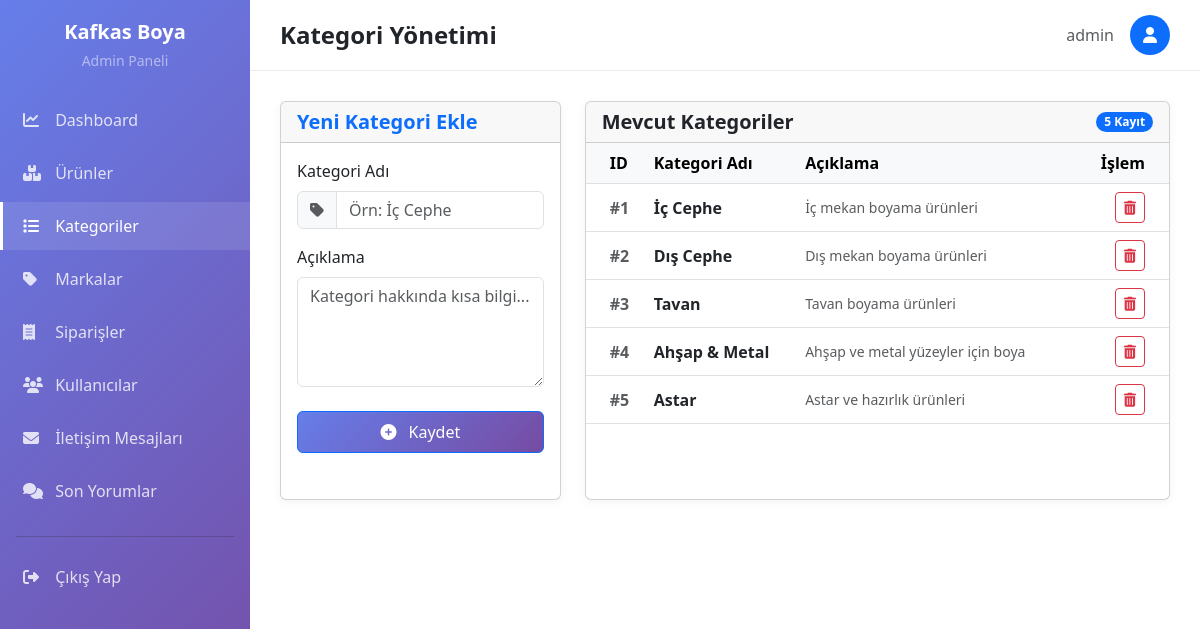
Screenshot of /admin/categories.php (signed in) with the database file from the repository.
### tables this page shows
CREATE TABLE `categories` (
  `id` int(11) NOT NULL,
  `name` varchar(100) NOT NULL,
  `description` text DEFAULT NULL,
  `created_at` timestamp NOT NULL DEFAULT current_timestamp(),
  `updated_at` timestamp NOT NULL DEFAULT current_timestamp() ON UPDATE current_timestamp()
);

### admin/categories.php (the view, shortened to what this page needs)
<?php
require_once __DIR__ . '/../includes/session.php';
$categories = $conn->query("SELECT * FROM categories ORDER BY id ASC");
?>
<!DOCTYPE html>
<html lang="tr">
<head>
    <link href="https://cdn.jsdelivr.net/npm/bootstrap@5.3.0/dist/css/bootstrap.min.css" rel="stylesheet">
    <link rel="stylesheet" href="https://cdnjs.cloudflare.com/ajax/libs/font-awesome/6.4.0/css/all.min.css">
</head>
<body>
<?php include 'admin-assets/sidebar.php'; ?>
    <div class="top-navbar">
        <h4 class="mb-0 fw-bold">Kategori Yönetimi</h4>
        <div class="d-flex align-items-center gap-3">
            <span class="text-muted"><?php echo htmlspecialchars($_SESSION['username']); ?></span>
            <div class="bg-primary text-white rounded-circle d-flex align-items-center justify-content-center" style="width: 40px; height: 40px;">
                <i class="fas fa-user"></i>
            </div>
        </div>
    </div>
    <div class="main-content">
        <div class="row g-4">
            <div class="col-md-4">
                <div class="card h-100">
                    <div class="card-header">
                        <h5 class="fw-bold mb-0 text-primary">Yeni Kategori Ekle</h5>
                    </div>
                    <div class="card-body">
                        <form method="POST">
                            <div class="mb-3">
                                <label class="form-label fw-medium">Kategori Adı</label>
                                <div class="input-group">
                                    <span class="input-group-text bg-light"><i class="fas fa-tag text-muted"></i></span>
                                    <input type="text" name="name" class="form-control" required placeholder="Örn: İç Cephe">
                                </div>
                            </div>
                            <div class="mb-4">
                                <label class="form-label fw-medium">Açıklama</label>
                                <textarea name="description" class="form-control" rows="4" placeholder="Kategori hakkında kısa bilgi..."></textarea>
                            </div>
                            <button type="submit" name="add_category" class="btn btn-primary w-100 py-2">
                                <i class="fas fa-plus-circle me-2"></i> Kaydet
                            </button>
                        </form>
                    </div>
                </div>
            </div>
            <div class="col-md-8">
                <div class="card h-100">
                    <div class="card-header d-flex justify-content-between align-items-center">
                        <h5 class="fw-bold mb-0">Mevcut Kategoriler</h5>
                        <span class="badge bg-primary rounded-pill"><?php echo $categories->num_rows; ?> Kayıt</span>
                    </div>
                    <div class="card-body p-0">
                        <div class="table-responsive">
                            <table class="table table-hover align-middle mb-0">
                                <thead class="table-light">
                                    <tr>
                                        <th class="ps-4" style="width: 60px;">ID</th>
                                        <th>Kategori Adı</th>
                                        <th>Açıklama</th>
                                        <th class="text-end pe-4" style="width: 100px;">İşlem</th>
                                    </tr>
                                </thead>
                                <tbody>
                                    <?php if ($categories->num_rows > 0): ?>
                                        <?php while($cat = $categories->fetch_assoc()): ?>
                                        <tr>
                                            <td class="ps-4 fw-bold text-muted">#<?php echo $cat['id']; ?></td>
                                            <td>
                                                <span class="fw-bold text-dark"><?php echo htmlspecialchars($cat['name']); ?></span>
                                            </td>
                                            <td class="text-muted small"><?php echo htmlspecialchars($cat['description']); ?></td>
                                            <td class="text-end pe-4">
                                                <a href="?delete=<?php echo $cat['id']; ?>" class="btn btn-sm btn-outline-danger" onclick="return confirm('Bu kategoriyi silmek istediğinize emin misiniz?')" title="Sil">
                                                    <i class="fas fa-trash-alt"></i>
                                                </a>
                                            </td>
                                        </tr>
                                        <?php endwhile; ?>
                                    <?php else: ?>
                                        <tr><td colspan="4" class="text-center py-5 text-muted">Henüz eklenmiş bir kategori yok.</td></tr>
                                    <?php endif; ?>
                                </tbody>
                            </table>
                        </div>
                    </div>
                </div>
            </div>
        </div>
    </div>
</body>
</html>

### admin/categories.php (style rules this page uses)
body { background-color: #f8f9fa; font-family: 'Inter', sans-serif; }
.main-content { margin-left: 250px; padding: 30px; }
.top-navbar { background: white; padding: 15px 30px; border-bottom: 1px solid #e9ecef; display: flex; justify-content: space-between; align-items: center; margin-left: 250px; position: sticky; top: 0; z-index: 999; }
.card { border: none; border-radius: 15px; box-shadow: 0 2px 10px rgba(0,0,0,0.05); margin-bottom: 30px; }
.card-header { background: white; border-bottom: 1px solid #e9ecef; padding: 20px; border-radius: 15px 15px 0 0; }
.btn-primary { background: linear-gradient(135deg, #667eea 0%, #764ba2 100%); border: none; }

### rows the page displays
categories: id "1", name "İç Cephe", description "İç mekan boyama ürünleri"
categories: id "2", name "Dış Cephe", description "Dış mekan boyama ürünleri"
categories: id "3", name "Tavan", description "Tavan boyama ürünleri"
categories: id "4", name "Ahşap & Metal", description "Ahşap ve metal yüzeyler için boya"
categories: id "5", name "Astar", description "Astar ve hazırlık ürünleri"

### other values shown
$_SESSION['username'] "admin"
$categories->num_rows "5"
